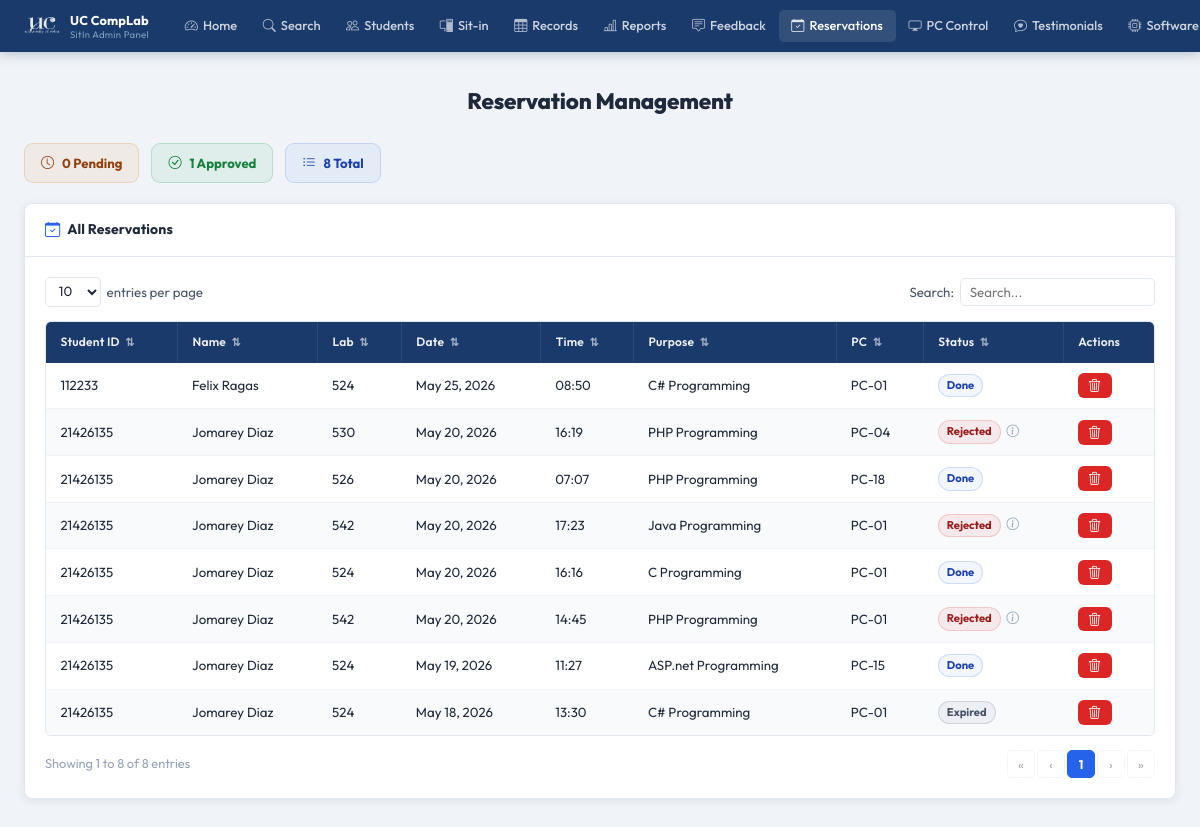
Before: /pages/admin/reservation.php (signed in) with the older database file.
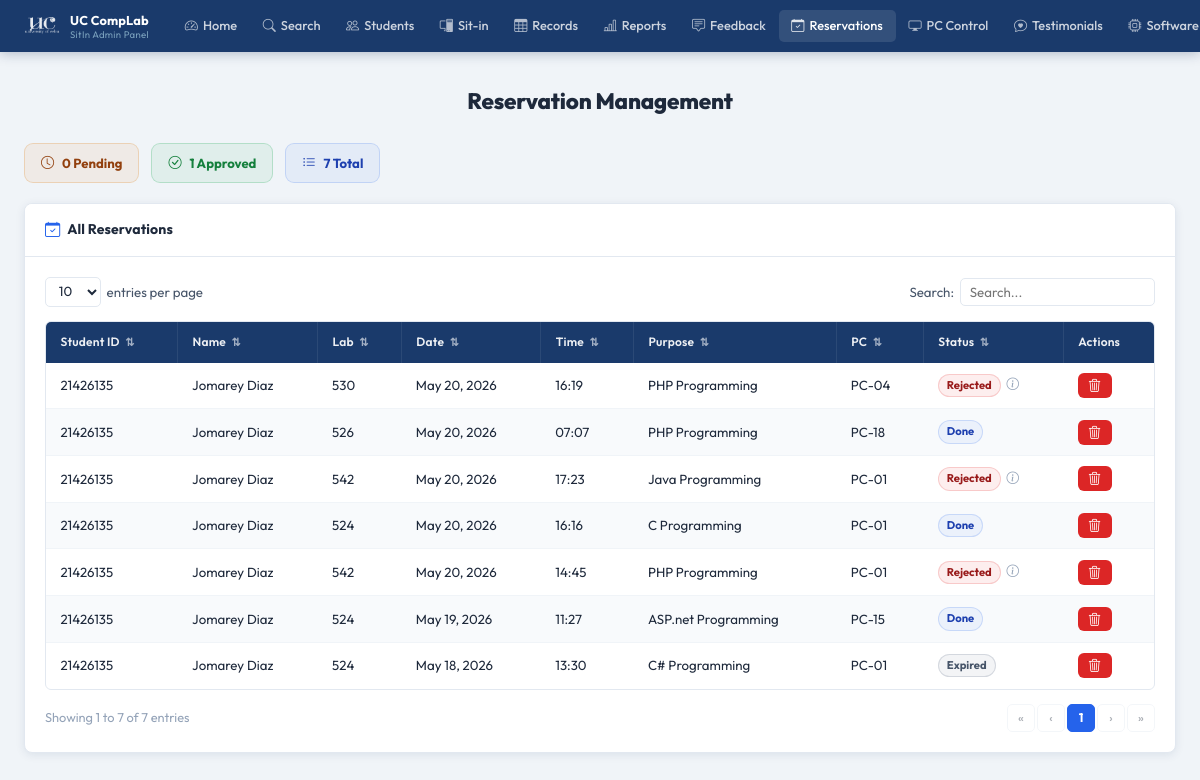
After: the same page with the newer database file.
### tables this page shows
CREATE TABLE reservations (
            id         INTEGER PRIMARY KEY AUTOINCREMENT,
            user_id    INTEGER NOT NULL,
            lab_room   TEXT    NOT NULL,
            date       TEXT    NOT NULL,
            time_slot  TEXT    NOT NULL,
            purpose    TEXT,
            status     TEXT    DEFAULT 'pending',
            created_at DATETIME DEFAULT CURRENT_TIMESTAMP, pc_number INTEGER, reject_note TEXT, disabled_by_student INTEGER DEFAULT 0,
            FOREIGN KEY (user_id) REFERENCES users(id) ON DELETE CASCADE
        );

CREATE TABLE users (
            id                 INTEGER PRIMARY KEY AUTOINCREMENT,
            first_name         TEXT    NOT NULL,
            last_name          TEXT    NOT NULL,
            middle_name        TEXT,
            student_id         TEXT    UNIQUE NOT NULL,
            course             TEXT    NOT NULL,
            course_level       INTEGER NOT NULL,
            email              TEXT    UNIQUE NOT NULL,
            address            TEXT    NOT NULL,
            password           TEXT    NOT NULL,
            remaining_sessions INTEGER DEFAULT 30,
            created_at         DATETIME DEFAULT CURRENT_TIMESTAMP
        , profile_picture TEXT, points INTEGER DEFAULT 0);

### pages/admin/reservation.php (the view, shortened to what the changed rows need)
<?php
$base = '../../';
$db = getDB();
$reservations = $db->query("
    SELECT r.*, u.student_id,
           u.first_name||' '||u.last_name AS full_name,
           u.remaining_sessions
    FROM reservations r
    JOIN users u ON u.id = r.user_id
    WHERE r.disabled_by_student = 0
    ORDER BY r.created_at DESC
")->fetchAll();
$today = date('Y-m-d');
foreach ($reservations as &$r) {
    if (in_array($r['status'], ['pending','approved']) && $r['date'] < $today) {
        $r['display_status'] = 'expired';
    } else {
        $r['display_status'] = $r['status'];
    }
}
$pendingCount  = count(array_filter($reservations, fn($r) => $r['status'] === 'pending'));
$approvedCount = count(array_filter($reservations, fn($r) => $r['status'] === 'approved'));
?>
<!DOCTYPE html>
<html lang="en">
<head>
  <link rel="stylesheet" href="<?= $base ?>assets/css/admin.css"/>
  <link rel="stylesheet" href="https://cdn.jsdelivr.net/npm/bootstrap-icons@1.11.3/font/bootstrap-icons.css"/>
</head>
<body>
<div class="admin-page">
  <div class="admin-inner">
    <h1 class="a-page-title">Reservation Management</h1>
    <div class="res-stat-strip">
      <div class="res-stat-chip rsc-pending">
        <i class="bi bi-clock"></i> <?= $pendingCount ?> Pending
      </div>
      <div class="res-stat-chip rsc-approved">
        <i class="bi bi-check-circle"></i> <?= $approvedCount ?> Approved
      </div>
      <div class="res-stat-chip rsc-total">
        <i class="bi bi-list-ul"></i> <?= count($reservations) ?> Total
      </div>
    </div>
    <div class="a-card">
      <div class="a-card-body">
        <div class="a-table-wrap">
          <table class="a-table" id="resTable">
            <thead>
              <tr>
                <th class="a-sortable" data-col="0">Student ID <span class="a-sort-icon">⇅</span></th>
                <th class="a-sortable" data-col="1">Name <span class="a-sort-icon">⇅</span></th>
                <th class="a-sortable" data-col="2">Lab <span class="a-sort-icon">⇅</span></th>
                <th class="a-sortable" data-col="3">Date <span class="a-sort-icon">⇅</span></th>
                <th class="a-sortable" data-col="4">Time <span class="a-sort-icon">⇅</span></th>
                <th class="a-sortable" data-col="5">Purpose <span class="a-sort-icon">⇅</span></th>
                <th class="a-sortable" data-col="6">PC <span class="a-sort-icon">⇅</span></th>
                <th class="a-sortable" data-col="7">Status <span class="a-sort-icon">⇅</span></th>
                <th>Actions</th>
              </tr>
            </thead>
            <tbody id="resBody">
              <?php if (empty($reservations)): ?>
                <tr class="a-table-empty"><td colspan="9">No reservations yet.</td></tr>
              <?php else: ?>
                <?php foreach ($reservations as $r): ?>
                  <tr class="a-data-row">
                    <td><?= htmlspecialchars($r['student_id']) ?></td>
                    <td><?= htmlspecialchars($r['full_name']) ?></td>
                    <td><?= htmlspecialchars($r['lab_room']) ?></td>
                    <td><?= date('M j, Y', strtotime($r['date'])) ?></td>
                    <td><?= htmlspecialchars($r['time_slot']) ?></td>
                    <td><?= htmlspecialchars($r['purpose'] ?? '—') ?></td>
                    <td><?= $r['pc_number'] ? 'PC-'.str_pad($r['pc_number'],2,'0',STR_PAD_LEFT) : '—' ?></td>
                    <td>
                      <span class="a-badge badge-<?= $r['display_status'] ?>">
                        <?= ucfirst($r['display_status']) ?>
                      </span>
                      <?php if ($r['reject_note'] && $r['status'] === 'rejected'): ?>
                        <span title="Reason: <?= htmlspecialchars($r['reject_note']) ?>" style="cursor:help;margin-left:3px;color:#94a3b8;font-size:0.78rem;">
                          <i class="bi bi-info-circle"></i>
                        </span>
                      <?php endif; ?>
                    </td>
                    <td>
                      <div class="res-actions">
                        <form method="POST" style="display:inline;"
                              onsubmit="return confirm('Delete this reservation?')">
                          <button type="submit" class="a-btn a-btn-red a-btn-sm" title="Delete">
                            <i class="bi bi-trash3"></i>
                          </button>
                        </form>
                      </div>
                    </td>
                  </tr>
                <?php endforeach; ?>
              <?php endif; ?>
            </tbody>
          </table>
        </div>
        <div class="a-table-footer">
          <div class="a-table-info" id="resInfo"></div>
          <div class="a-pagination"  id="resPag"></div>
        </div>
      </div>
    </div>
  </div>
</div>
</body>
</html>

Changed rows visible on the page:
removed reservations: user.student_id "112233", full_name "Felix Ragas", lab_room "524", date "May 25, 2026", time_slot "08:50", purpose "C# Programming", pc_number "01", status "Done"
Other visible differences:
count($reservations): "8" → "7"
text written by a page script: "Showing 1 to 8 of 8 entries" → "Showing 1 to 7 of 7 entries"
